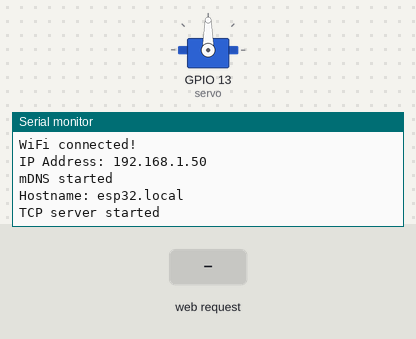
The sketch below on a simulated ESP32. Parts: servo, the last lines printed to the serial monitor. The test bench sets the inputs (shaded band). WiFi joins after 1.5 s; servers stay silent unless stated.

Above: at 2.7 s.
2.8 s: HTTP request GET /ON received
At 3.7 s:
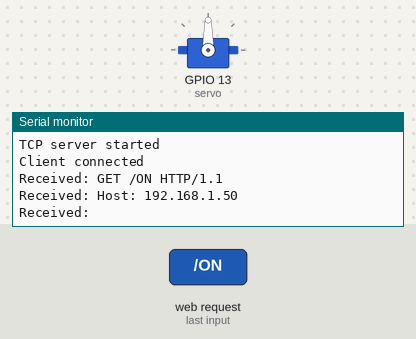
4.3 s: HTTP request GET /OFF received
At 4.9 s:
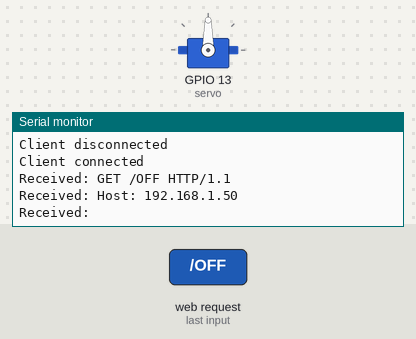

Measured:
- after the input at 2.8 s, the serial monitor: prints a new line at once (image 1)
- after the input at 4.3 s, the serial monitor: prints a new line at once (image 2)

The sketch:

projectSmartHome.ino
```cpp
#include <WiFi.h>
#include <ESP32Servo.h>
#include <ESPmDNS.h>

const char* ssid = "SHHACC";
const char* password = "1234567890";

WiFiServer server(5000);

Servo servo;

void setup() {

  Serial.begin(115200);

  servo.attach(13);

  Serial.println();
  Serial.println("Connecting to WiFi...");

  WiFi.begin(ssid, password);

  while (WiFi.status() != WL_CONNECTED) {

    delay(500);
    Serial.print(".");
  }

  Serial.println();
  Serial.println("WiFi connected!");

  Serial.print("IP Address: ");
  Serial.println(WiFi.localIP());

  // START MDNS
  if (MDNS.begin("esp32")) {

    Serial.println("mDNS started");
    Serial.println("Hostname: esp32.local");
  }

  server.begin();

  Serial.println("TCP server started");
}

void loop() {

  WiFiClient client = server.available();

  if (client) {

    Serial.println("Client connected");

    while (client.connected()) {

      if (client.available()) {

        String cmd = client.readStringUntil('\n');

        cmd.trim();

        Serial.print("Received: ");
        Serial.println(cmd);

        if (cmd == "ON") {

          servo.write(90);

          Serial.println("Servo ON");

        } else if (cmd == "OFF") {

          servo.write(0);

          Serial.println("Servo OFF");
        }
      }
    }

    client.stop();

    Serial.println("Client disconnected");
  }
}
```
